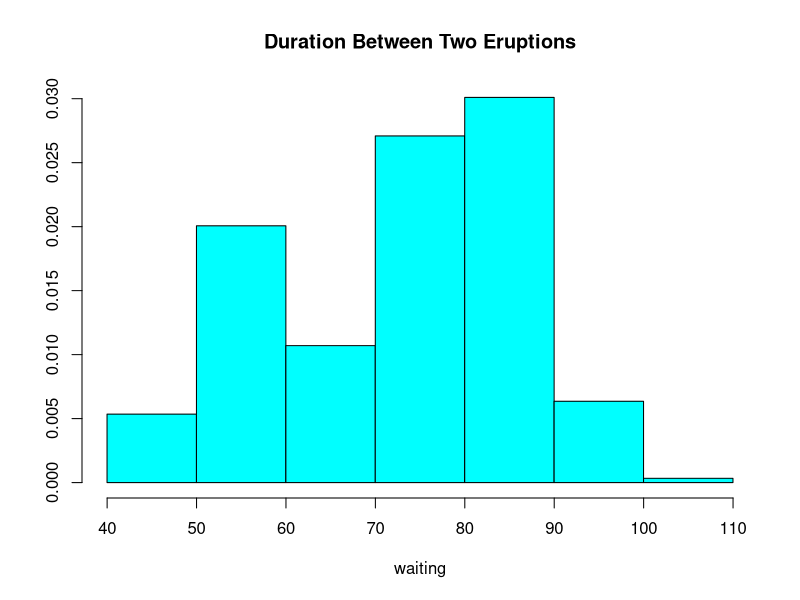
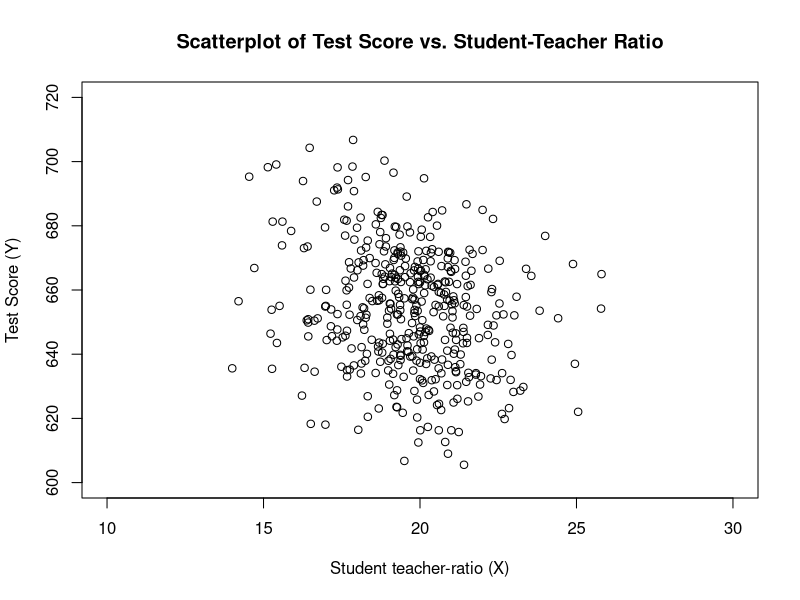
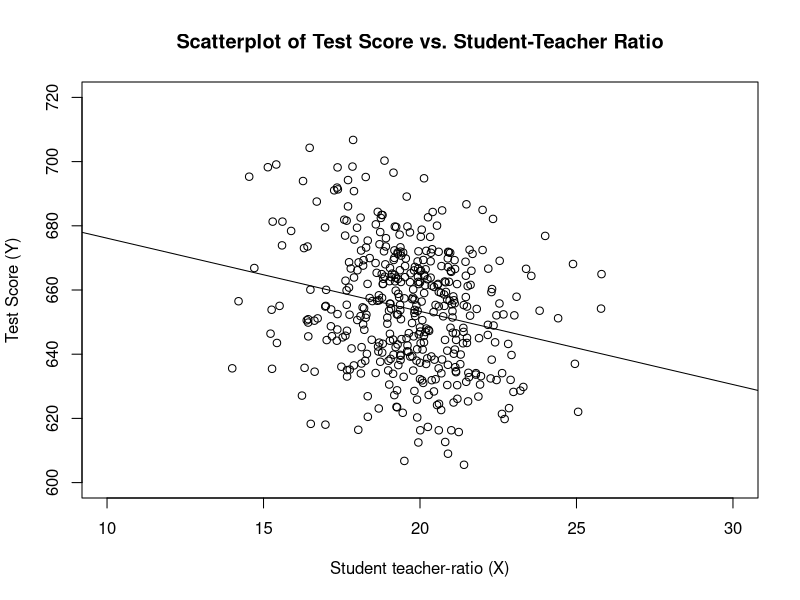
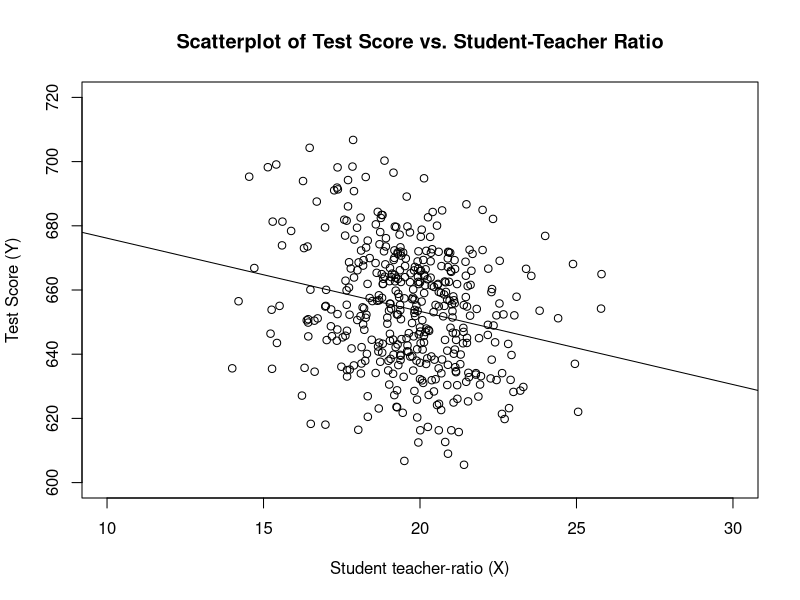

The R source for these figures, in order:
## ---- chunk 1
library(highr)
## ---- chunk 2
# Methoden und Daten des Pakets MASS laden/importieren!
# Die auftretende Warnung kann ignoriert werden.
library(MASS) 
# Variablen des Datensatzes importieren
attach(geyser)
# Histogramm der durchschnittlichen Wartezeit zwischen
# zwei Ausbrüchen des Geysirs plotten.
truehist(waiting, main="Duration Between Two Eruptions")
## ---- chunk 3
library(AER)                                                    # contains the dataset 
data(CASchools) 

CASchools$tsratio  <- CASchools$students/CASchools$teachers     # teacher-student-ratio
CASchools$score    <- (CASchools$read + CASchools$math)/2       # average test-score

mean(CASchools$tsratio) 
mean(CASchools$score)
sd(CASchools$tsratio) 
sd(CASchools$score)
quantiles          <- c(0.10, 0.25, 0.4, 0.5, 0.6, 0.75, 0.9)
quantile(CASchools$tsratio, quantiles)
quantile(CASchools$score, quantiles)

## ---- chunk 4
plot(score ~ tsratio, 
     data = CASchools,
     main = "Scatterplot of Test Score vs. Student-Teacher Ratio", 
     xlab = "Student teacher-ratio (X)",
     ylab = "Test Score (Y)",
     xlim = c(10,30),
     ylim = c(600, 720))
## ---- chunk 5
attach(CASchools)
beta_1 <- sum((tsratio - mean(tsratio))*(score - mean(score))) / sum((tsratio - mean(tsratio))^2)
beta_0 <- mean(score) - beta_1 * mean(tsratio)
## ---- chunk 6
library(xtable)
plot(score ~ tsratio, 
     data = CASchools,
     main = "Scatterplot of Test Score vs. Student-Teacher Ratio", 
     xlab = "Student teacher-ratio (X)",
     ylab = "Test Score (Y)",
     xlim = c(10,30),
     ylim = c(600, 720))

linear_model <- lm(score ~ tsratio, data = CASchools)
linear_model

abline(a = beta_0, b = beta_1)
## ---- chunk 7
linear_model <- lm(score ~ tsratio, data = CASchools)
linear_model
## ---- chunk 8
library(xtable)
plot(score ~ tsratio, 
     data = CASchools,
     main = "Scatterplot of Test Score vs. Student-Teacher Ratio", 
     xlab = "Student teacher-ratio (X)",
     ylab = "Test Score (Y)",
     xlim = c(10,30),
     ylim = c(600, 720))

abline(linear_model)
